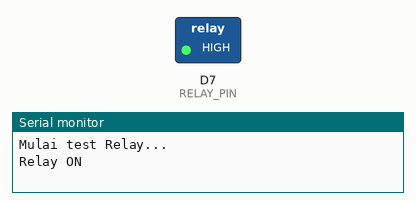
Simulated run of this sketch. Board: ESP8266 (NodeMCU). Parts: switched loads named in the sketch (green lamp = pin HIGH), the last lines printed to the serial monitor.

Above: at 1.0 s.
At 3.0 s:
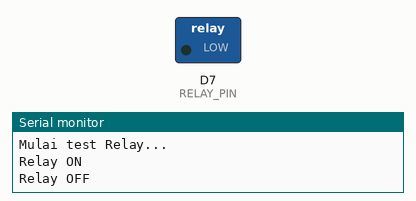
Timing chart, 0 to 5.2 s (numbered marks = the images above):
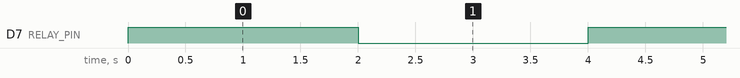

The sketch:

TestRelay.ino
```cpp
#define RELAY_PIN D7

void setup() {
  Serial.begin(115200);
  pinMode(RELAY_PIN, OUTPUT);
  digitalWrite(RELAY_PIN, LOW); // mulai dari OFF
  Serial.println("Mulai test Relay...");
}

void loop() {
  Serial.println("Relay ON");
  digitalWrite(RELAY_PIN, HIGH);
  delay(2000);

  Serial.println("Relay OFF");
  digitalWrite(RELAY_PIN, LOW);
  delay(2000);
}
```

Measured:
- by itself, D7 (RELAY_PIN): alternates HIGH for 2.0 s and LOW for 2.0 s
